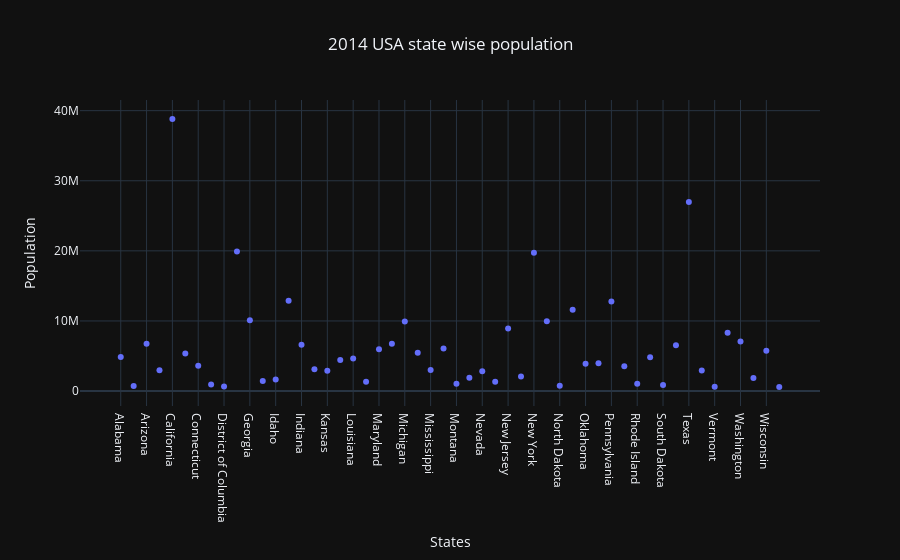

Notebook cell for this chart:
### Code cell
fig = go.Figure(data=go.Scatter(x=df["State"], y=df["Population"],mode="markers"))
fig.update_xaxes(title='States')
fig.update_yaxes(title='Population')

fig.update_layout(title_text='2014 USA state wise population', title_x=0.5)


fig.show()

### Figure 1 — Plotly figure (JSON) as saved in the notebook; plotly's stock layout.template omitted (floating-point values rounded to 4 significant figures)
{"data": [{"mode": "markers", "x": ["Alabama", "Alaska", "Arizona", "Arkansas", "California", "Colorado", "Connecticut", "Delaware", "District of Columbia", "Florida", "Georgia", "Hawaii", "Idaho", "Illinois", "Indiana", "Iowa", "Kansas", "Kentucky", "Louisiana", "Maine", "Maryland", "Massachusetts", "Michigan", "Minnesota", "Mississippi", "Missouri", "Montana", "Nebraska", "Nevada", "New Hampshire", "New Jersey", "New Mexico", "New York", "North Carolina", "North Dakota", "Ohio", "Oklahoma", "Oregon", "Pennsylvania", "Puerto Rico", "Rhode Island", "South Carolina", "South Dakota", "Tennessee", "Texas", "Utah", "Vermont", "Virginia", "Washington", "West Virginia", "Wisconsin", "Wyoming"], "y": [4849000.0, 736700.0, 6731000.0, 2966000.0, 38800000.0, 5356000.0, 3597000.0, 935600.0, 658900.0, 19890000.0, 10100000.0, 1420000.0, 1634000.0, 12880000.0, 6597000.0, 3107000.0, 2904000.0, 4413000.0, 4650000.0, 1330000.0, 5976000.0, 6745000.0, 9910000.0, 5457000.0, 2994000.0, 6064000.0, 1024000.0, 1882000.0, 2839000.0, 1327000.0, 8938000.0, 2086000.0, 19750000.0, 9944000.0, 739500.0, 11590000.0, 3878000.0, 3970000.0, 12790000.0, 3548000.0, 1055000.0, 4832000.0, 853200.0, 6549000.0, 26960000.0, 2943000.0, 626600.0, 8326000.0, 7062000.0, 1850000.0, 5758000.0, 584200.0], "type": "scatter"}], "layout": {"xaxis": {"title": {"text": "States"}}, "yaxis": {"title": {"text": "Population"}}, "title": {"text": "2014 USA state wise population", "x": 0.5}}}
